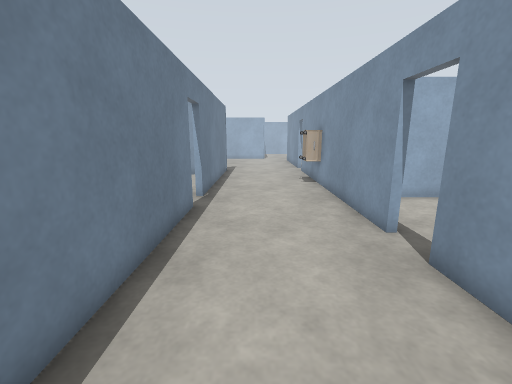
view 1 (above)

24 first-person views from a walk through a world built for the Gazebo simulator. The camera is 1.3 m above the floor, tilts 12° down and sees 90° across. The floor is counted in squares, 0.5 m on a side. Each view is taken from the middle of a square. On the plan, view 1 faces up. The plan holds only what a view shows up to about 18 squares ahead; the rest is blank. The place goes on beyond the plan. Some stock models are drawn as simple stand-ins.

view 2
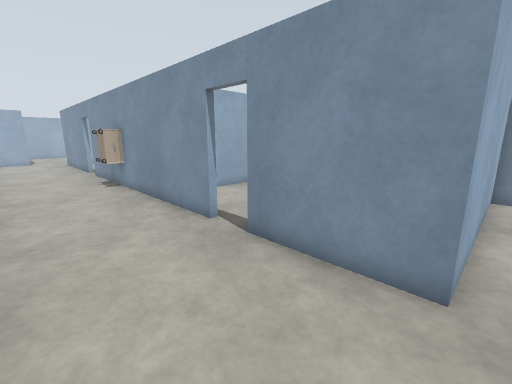

view 3
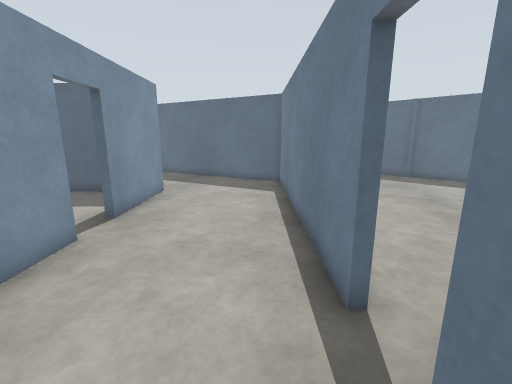

view 4
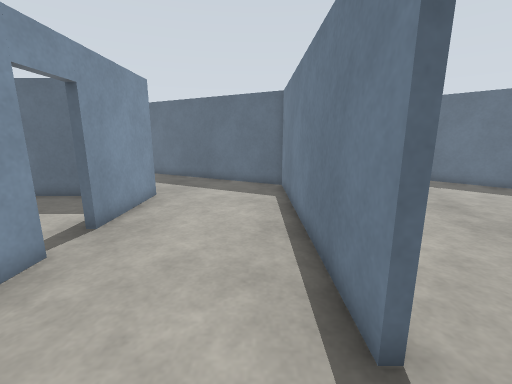

view 5
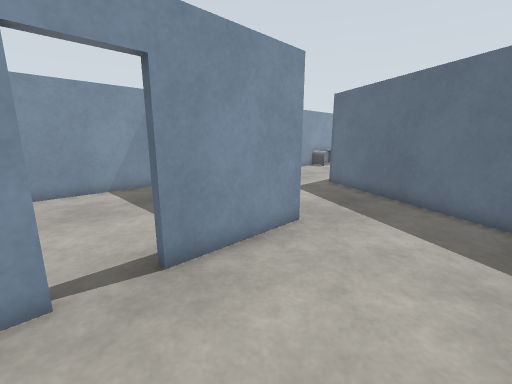

view 6
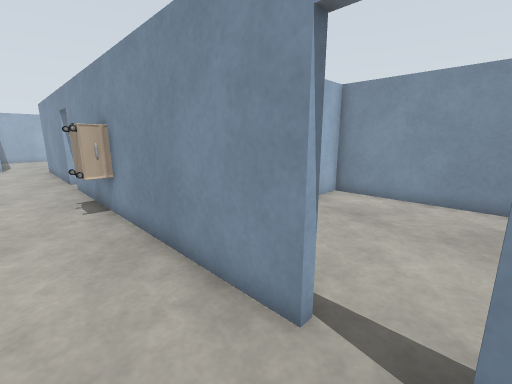

view 7
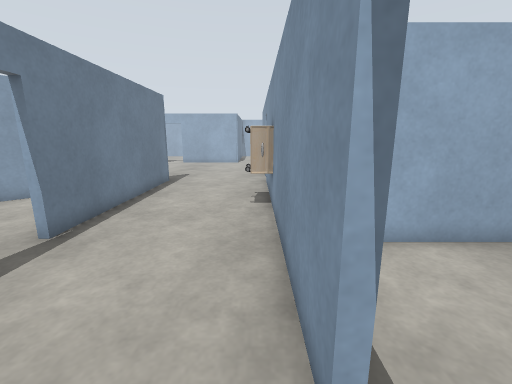

view 8
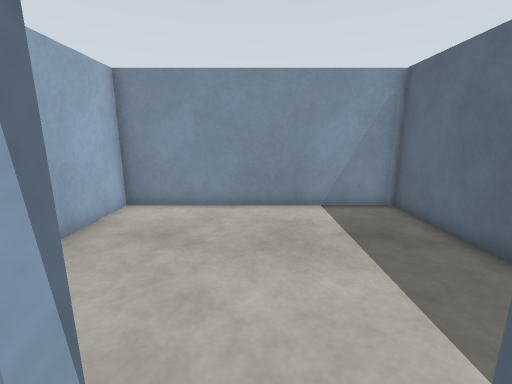

view 9
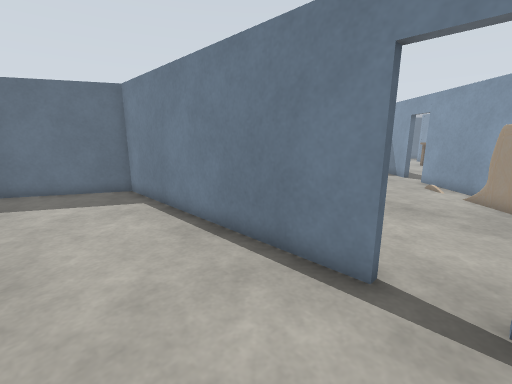

view 10
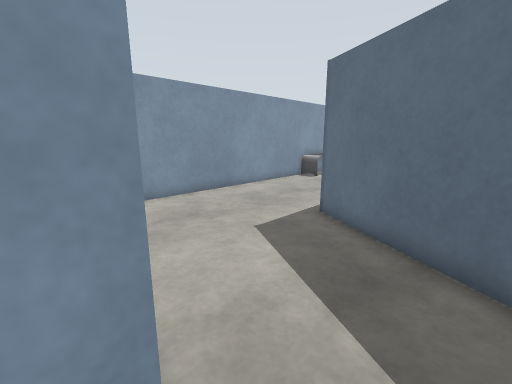

view 11
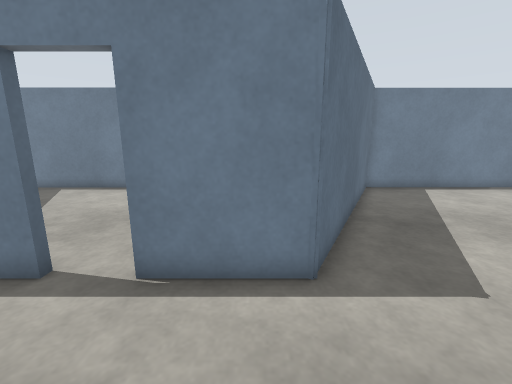

view 12
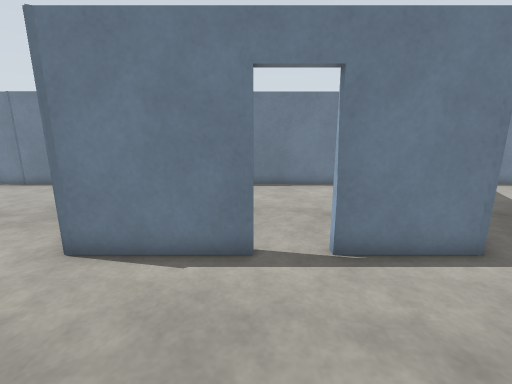

view 13
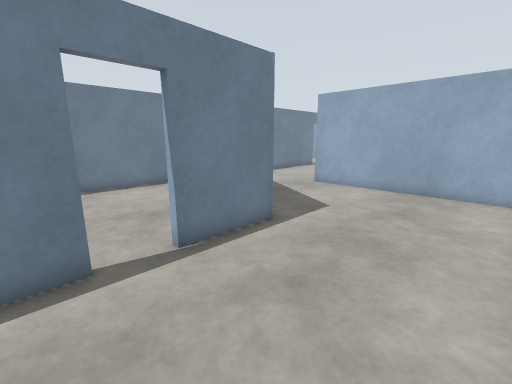

view 14
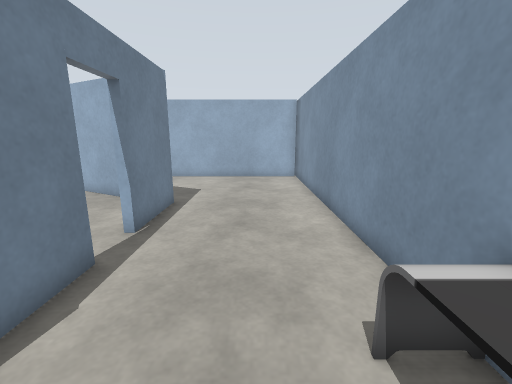

view 15
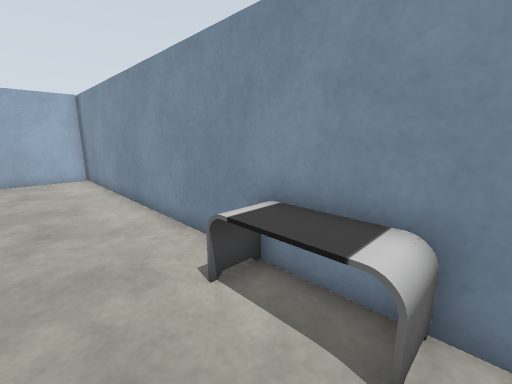

view 16
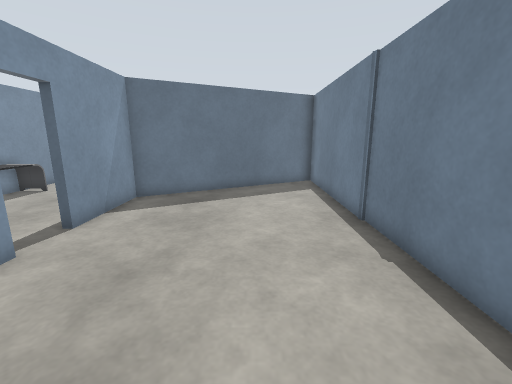

view 17
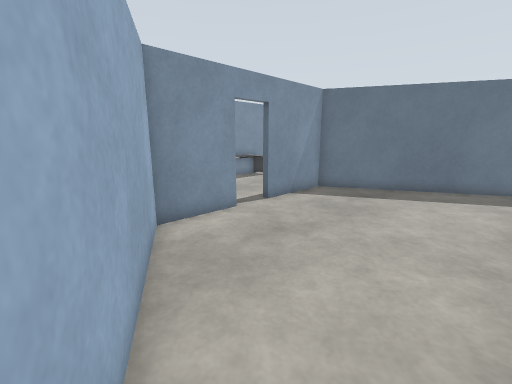

view 18
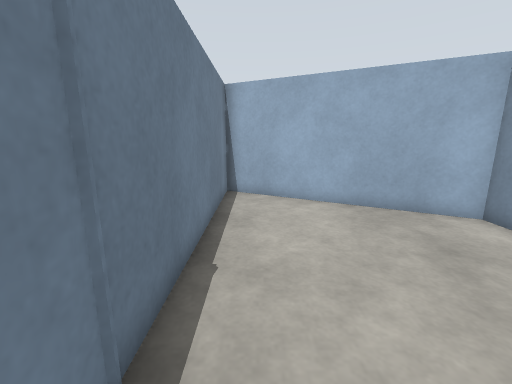

view 19
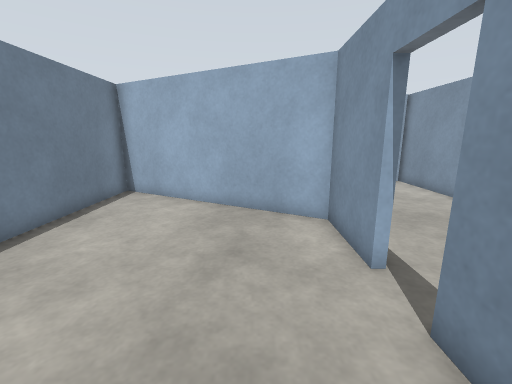

view 20
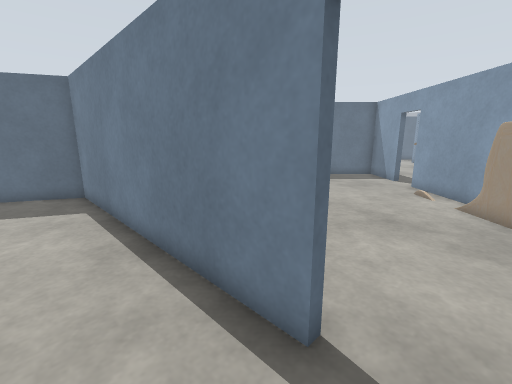

view 21
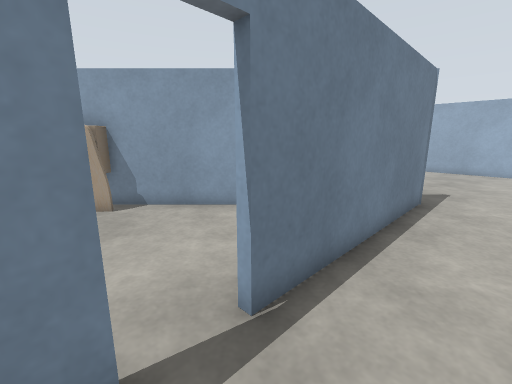

view 22
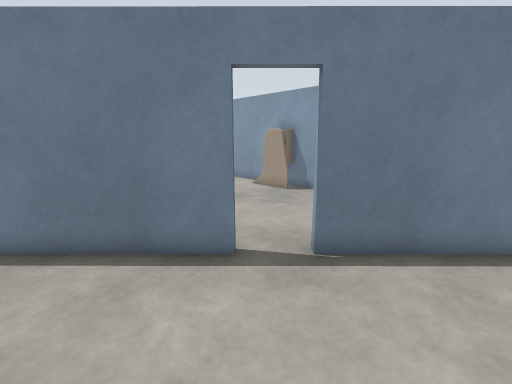

view 23
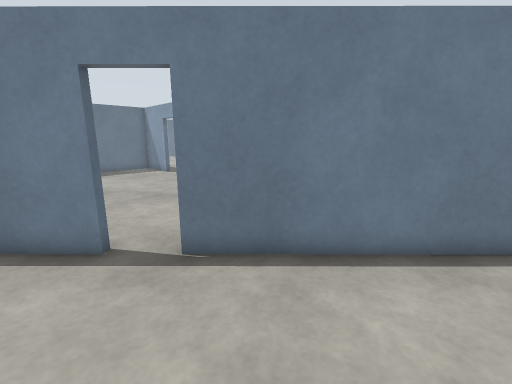

view 24
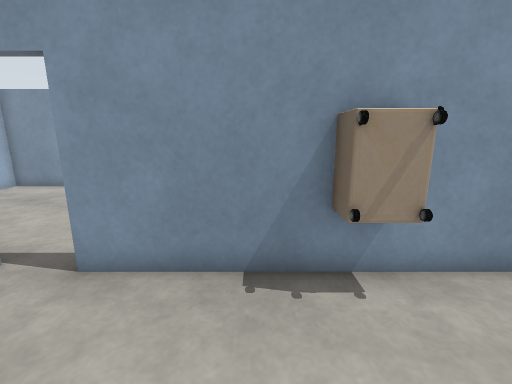

### Floor plan
Points are (right, up) in squares from view 1. A wall is a line through its corners. A room is listed if a view was taken in it or the views show most of it. See-through windows are left out.
Room 1 (views 1, 2, 3, 4, 5, 6, 7, 8, 9, 10, 20, 21, 22, 23, 24)
walls: (-2.4, 9.5) (-2.4, -2.1) (1.8, -4.3); (3.6, 6.6) (3.6, 20.6); (3.6, 0.4) (3.6, 5); (-2.4, 20.5) (-2.4, 11.3)
ways out: opening at (3.3, -2) to room 2; open door at (4, 5.5) to room 4; open door at (-2.5, 10.5); open door at (4, 21)
objects: desk (3, 14) to (4, 16)
Room 2 (views 11, 12, 13, 14, 15)
walls: (6.6, -12.1) (6.6, -16.4); (1.8, -4.3) (6.6, -6.9) (6.6, -10.3); (12.8, 0.4) (3.6, 0.4); (12.7, -18.5) (12.7, 0.4)
ways out: opening at (3.3, -2) to room 1; open door at (6.5, -11.5) to room 3
objects: desk (11, -18) to (12, -14)
Room 3 (views 16, 17, 18, 19)
walls: (6.3, -10.3) (6.3, -7.1) (-2.4, -2.5) (-2.5, -18.6); (1.8, -18.5) (6.3, -16.1) (6.3, -12.1)
ways out: open door at (6.5, -11.5) to room 2
Room 4 (no view inside)
walls: (6.5, 0.7) (12.8, 0.7); (12.7, 0.4) (12.7, 11.1) (6.1, 11.1)
ways out: open door at (4, 5.5) to room 1

Positions as (right, up) in squares from view 1, and headings:
1: (0, 0), facing up
2: (-1, 0), facing up-right
3: (-1, 13), facing down
4: (-1, 12), facing down
5: (-1, 7), facing down-right
6: (1, 5), facing up-right
7: (3, 5), facing up
8: (3, 6), facing right
9: (2, 11), facing down-left
10: (2, 1), facing down-right
11: (11, -8), facing left
12: (12, -12), facing left
13: (12, -13), facing up-left
14: (10, -17), facing up
15: (9, -18), facing up-right
16: (1, -5), facing down
17: (-1, -4), facing down-right
18: (-1, -15), facing up
19: (4, -15), facing up
20: (0, 11), facing down-left
21: (0, 9), facing up-left
22: (3, 10), facing left
23: (3, 13), facing left
24: (-1, 17), facing right
